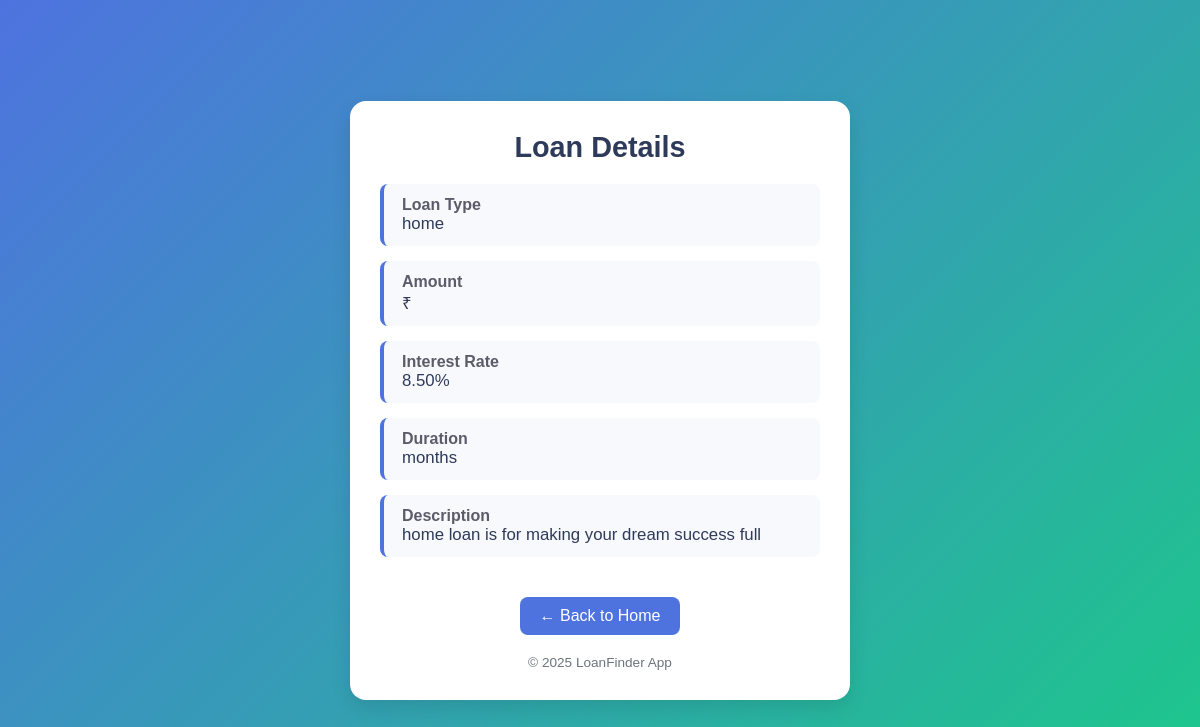
The app's page /loans/1/ with its own data.
### loans/models.py (models this page shows, shortened)
class Loan(models.Model):
    LOAN_TYPES = [
        ('home', 'Home Loan'),
        ('education', 'Education Loan'),
        ('personal', 'Personal Loan'),
        ('car', 'Car Loan'),
        ('business', 'Business Loan'),
    ]
    bank = models.ForeignKey(Bank, on_delete=models.CASCADE, related_name='loans')
    loan_type = models.CharField(max_length=20, choices=LOAN_TYPES)
    loan_name = models.CharField(max_length=200)
    interest_rate = models.DecimalField(max_digits=5, decimal_places=2, validators=[MinValueValidator(0)])
    min_amount = models.DecimalField(max_digits=12, decimal_places=2, validators=[MinValueValidator(0)])
    max_amount = models.DecimalField(max_digits=12, decimal_places=2, validators=[MinValueValidator(0)])
    min_tenure_months = models.IntegerField(validators=[MinValueValidator(1)])
    max_tenure_months = models.IntegerField(validators=[MinValueValidator(1)])
    min_credit_score = models.IntegerField(validators=[MinValueValidator(300), MaxValueValidator(900)])
    processing_fee = models.DecimalField(max_digits=5, decimal_places=2, help_text="Percentage")
    description = models.TextField()
    features = models.TextField(help_text="Comma-separated features")
    created_at = models.DateTimeField(auto_now_add=True)
    updated_at = models.DateTimeField(auto_now=True)
    class Meta:
        ordering = ['interest_rate', 'bank__name']

### loans/views.py (the view)
# urls.py: path('loans/<int:pk>/', views.loan_detail, name='loan_detail'),
def loan_detail(request, pk):
    loan = get_object_or_404(Loan, pk=pk)
    features_list = [f.strip() for f in loan.features.split(',')]
    context = {
        'loan': loan,
        'features_list': features_list,
    }
    return render(request, 'loans/loan_detail.html', context)

### loans/templates/loans/loan_detail.html (shortened to what this page needs)
<!DOCTYPE html>
<html lang="en">
<head>
</head>
<body>
    <div class="card">
        <h1>Loan Details</h1>
        <div class="detail">
            <span class="label">Loan Type</span>
            <span class="value">{{ loan.loan_type }}</span>
        </div>
        <div class="detail">
            <span class="label">Amount</span>
            <span class="value">₹{{ loan.amount }}</span>
        </div>
        <div class="detail">
            <span class="label">Interest Rate</span>
            <span class="value">{{ loan.interest_rate }}%</span>
        </div>
        <div class="detail">
            <span class="label">Duration</span>
            <span class="value">{{ loan.duration }} months</span>
        </div>
        {% if loan.description %}
        <div class="detail">
            <span class="label">Description</span>
            <span class="value">{{ loan.description }}</span>
        </div>
        {% endif %}
        <a href="{% url 'home' %}" class="btn">← Back to Home</a>
        <footer>© 2025 LoanFinder App</footer>
    </div>
</body>
</html>

### loans/templates/loans/loan_detail.html (style rules this page uses)
* { margin: 0; padding: 0; box-sizing: border-box; }
body { font-family: "Poppins", sans-serif; background: linear-gradient(135deg, #4e73df, #1cc88a); min-height: 100vh; display: flex; align-items: center; justify-content: center; }
.card { background: #fff; border-radius: 16px; box-shadow: 0 8px 20px rgba(0,0,0,0.1); max-width: 500px; width: 90%; padding: 30px; text-align: center; transition: transform 0.3s ease; }
h1 { color: #2e3a59; margin-bottom: 20px; font-size: 1.8rem; }
.detail { text-align: left; margin: 15px 0; padding: 12px 18px; border-left: 4px solid #4e73df; background: #f8f9fc; border-radius: 8px; }
.label { display: block; font-weight: 600; color: #5a5c69; }
.value { color: #2e3a59; font-size: 1.05rem; margin-top: 4px; }
.btn { display: inline-block; margin-top: 25px; background: #4e73df; color: white; text-decoration: none; padding: 10px 20px; border-radius: 8px; transition: 0.3s; }
footer { margin-top: 20px; font-size: 0.85rem; color: #6c757d; }

### records on screen
Loan: loan_type "home", interest_rate "8.50", description "home loan is for making your dream success full"
